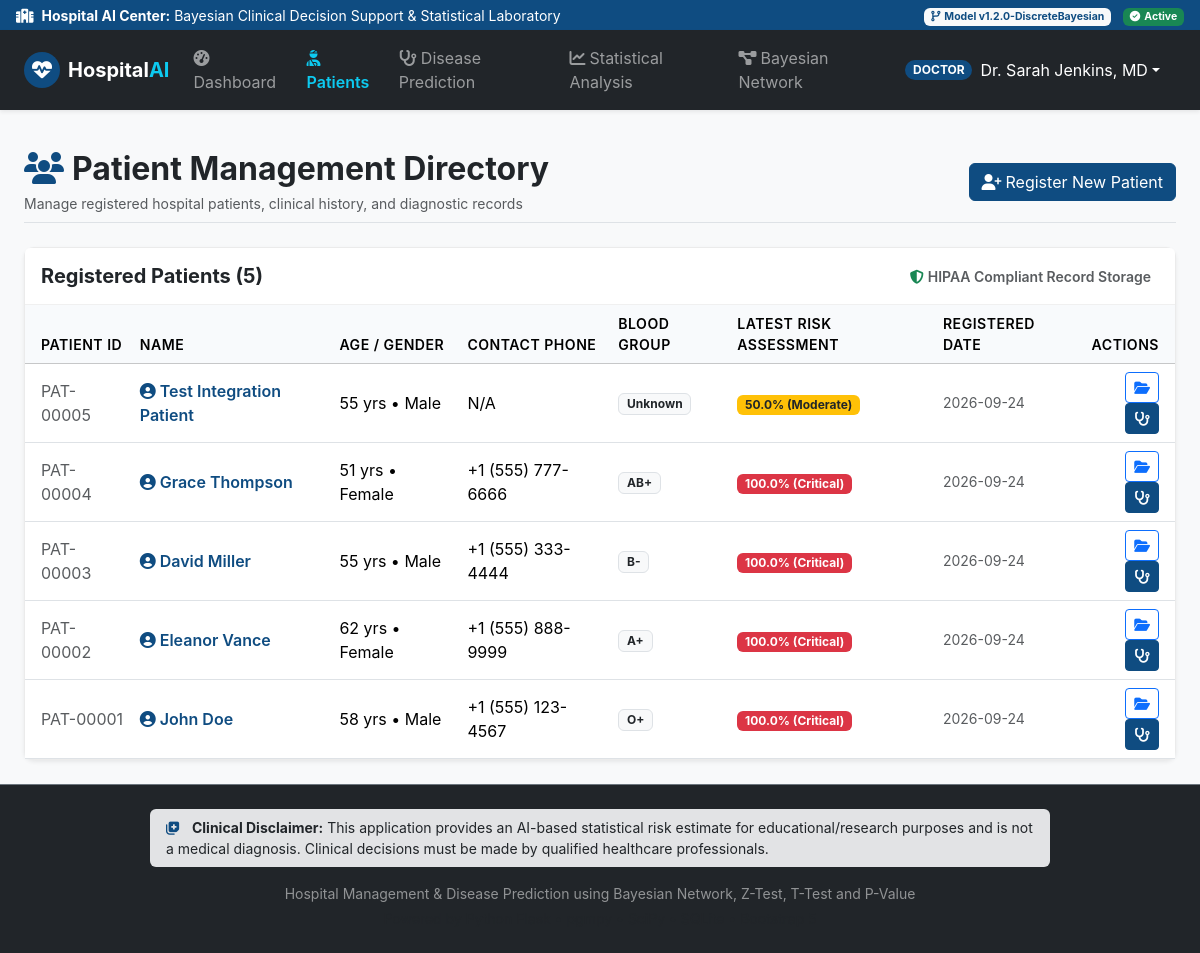
/patients (signed in), run on the app's committed database.
### database/models.py (models this page shows, shortened)
class User(UserMixin, db.Model):
    __tablename__ = 'users'
    id = db.Column(db.Integer, primary_key=True)
    name = db.Column(db.String(120), nullable=False)
    email = db.Column(db.String(120), unique=True, nullable=False, index=True)
    password_hash = db.Column(db.String(256), nullable=False)
    role = db.Column(db.String(20), nullable=False, default='patient')  # 'admin', 'doctor', 'patient'
    phone = db.Column(db.String(30))
    specialty = db.Column(db.String(100), default='General Medicine')
    is_active = db.Column(db.Boolean, default=True)
    created_at = db.Column(db.DateTime, default=datetime.utcnow)
    patient_profile = db.relationship('Patient', foreign_keys='Patient.user_id', backref='user_account', uselist=False)
    assigned_patients = db.relationship('Patient', foreign_keys='Patient.doctor_id', backref='primary_doctor', lazy=True)
    records_created = db.relationship('MedicalRecord', backref='attending_doctor', lazy=True)
    predictions_requested = db.relationship('Prediction', backref='evaluating_doctor', lazy=True)

class Patient(db.Model):
    __tablename__ = 'patients'
    id = db.Column(db.Integer, primary_key=True)
    user_id = db.Column(db.Integer, db.ForeignKey('users.id'), nullable=True)
    doctor_id = db.Column(db.Integer, db.ForeignKey('users.id'), nullable=True)
    name = db.Column(db.String(120), nullable=False)
    age = db.Column(db.Integer, nullable=False)
    gender = db.Column(db.String(20), nullable=False)  # 'Male', 'Female', 'Other'
    phone = db.Column(db.String(30))
    email = db.Column(db.String(120))
    address = db.Column(db.Text)
    emergency_contact = db.Column(db.String(100))
    blood_group = db.Column(db.String(10), default='Unknown')
    created_at = db.Column(db.DateTime, default=datetime.utcnow)
    medical_records = db.relationship('MedicalRecord', backref='patient', cascade='all, delete-orphan', order_by='desc(MedicalRecord.created_at)')
    predictions = db.relationship('Prediction', backref='patient', cascade='all, delete-orphan', order_by='desc(Prediction.prediction_date)')
    @property
    def latest_prediction(self):
        return self.predictions[0] if self.predictions else None

class Prediction(db.Model):
    __tablename__ = 'predictions'
    id = db.Column(db.Integer, primary_key=True)
    patient_id = db.Column(db.Integer, db.ForeignKey('patients.id'), nullable=False)
    doctor_id = db.Column(db.Integer, db.ForeignKey('users.id'), nullable=True)
    medical_record_id = db.Column(db.Integer, db.ForeignKey('medical_records.id'), nullable=True)
    disease_probability = db.Column(db.Float, nullable=False)      # e.g. 78.0 (%)
    no_disease_probability = db.Column(db.Float, nullable=False)   # e.g. 22.0 (%)
    risk_level = db.Column(db.String(30), nullable=False)          # 'Low', 'Moderate', 'High', 'Critical'
    important_features = db.Column(db.Text)                        # JSON serialized string
    model_version = db.Column(db.String(50), default='v1.2.0-DiscreteBayesian')
    prediction_date = db.Column(db.DateTime, default=datetime.utcnow)

### app.py (the view)
@app.route('/patients')
@login_required
def patients():
    if current_user.role == 'patient':
        patient = Patient.query.filter_by(user_id=current_user.id).first()
        if patient:
            return redirect(url_for('patient_detail', patient_id=patient.id))
        abort(403)
    patient_list = Patient.query.order_by(Patient.created_at.desc()).all()
    return render_template('patients.html', patients=patient_list)

### app.py (called while the page is built)
@login_manager.user_loader
def load_user(user_id):
    return db.session.get(User, int(user_id))

### templates/patients.html (shortened to what this page needs)
{% extends "base.html" %}
{% block content %}
<div class="container-fluid px-lg-4">
    <div class="d-flex flex-wrap justify-content-between align-items-center mb-4 pb-2 border-bottom">
        <div>
            <h2 class="fw-bold text-dark mb-1">
                <i class="fa-solid fa-users text-primary me-2"></i>Patient Management Directory
            </h2>
            <p class="text-muted small mb-0">Manage registered hospital patients, clinical history, and diagnostic records</p>
        </div>
        <div class="mt-3 mt-md-0">
            <button class="btn btn-primary" data-bs-toggle="modal" data-bs-target="#registerPatientModal">
                <i class="fa-solid fa-user-plus me-1"></i>Register New Patient
            </button>
        </div>
    </div>
    <div class="card shadow-sm">
        <div class="card-header bg-white py-3">
            <div class="row g-2 align-items-center">
                <div class="col-md-4">
                    <h5 class="mb-0 fw-bold text-dark">Registered Patients ({{ patients|length }})</h5>
                </div>
                <div class="col-md-8 text-md-end">
                    <span class="small text-muted me-2"><i class="fa-solid fa-shield-halved text-success me-1"></i>HIPAA Compliant Record Storage</span>
                </div>
            </div>
        </div>
        <div class="table-responsive">
            <table class="table table-hover align-middle mb-0">
                <thead class="table-light">
                    <tr>
                        <th class="ps-3">Patient ID</th>
                        <th>Name</th>
                        <th>Age / Gender</th>
                        <th>Contact Phone</th>
                        <th>Blood Group</th>
                        <th>Latest Risk Assessment</th>
                        <th>Registered Date</th>
                        <th class="text-end pe-3">Actions</th>
                    </tr>
                </thead>
                <tbody>
                    {% if patients %}
                        {% for pt in patients %}
                            <tr>
                                <td class="ps-3 fw-mono text-muted">PAT-{{ "%05d"|format(pt.id) }}</td>
                                <td class="fw-semibold">
                                    <a href="{{ url_for('patient_detail', patient_id=pt.id) }}" class="text-decoration-none text-primary">
                                        <i class="fa-solid fa-user-circle me-1"></i>{{ pt.name }}
                                    </a>
                                </td>
                                <td>{{ pt.age }} yrs &bull; {{ pt.gender }}</td>
                                <td>{{ pt.phone or 'N/A' }}</td>
                                <td><span class="badge bg-light text-dark border">{{ pt.blood_group }}</span></td>
                                <td>
                                    {% if pt.latest_prediction %}
                                        <span class="badge {% if pt.latest_prediction.disease_probability >= 70 %}bg-danger{% elif pt.latest_prediction.disease_probability >= 40 %}bg-warning text-dark{% else %}bg-success{% endif %}">
                                            {{ pt.latest_prediction.disease_probability }}% ({{ pt.latest_prediction.risk_level }})
                                        </span>
                                    {% else %}
                                        <span class="badge bg-secondary">No Tests Yet</span>
                                    {% endif %}
                                </td>
                                <td class="small text-muted">{{ pt.created_at.strftime('%Y-%m-%d') }}</td>
                                <td class="text-end pe-3">
                                    <a href="{{ url_for('patient_detail', patient_id=pt.id) }}" class="btn btn-sm btn-outline-primary" title="View Patient Details">
                                        <i class="fa-solid fa-folder-open"></i>
                                    </a>
                                    <a href="{{ url_for('predict', patient_id=pt.id) }}" class="btn btn-sm btn-primary" title="Run Disease Risk Prediction">
                                        <i class="fa-solid fa-stethoscope"></i>
                                    </a>
                                </td>
                            </tr>
                        {% endfor %}
                    {% endif %}
                </tbody>
            </table>
        </div>
    </div>
</div>
{% endblock %}

### templates/base.html (shortened to what this page needs)
<!DOCTYPE html>
<html lang="en">
<head>
    <link href="https://cdn.jsdelivr.net/npm/bootstrap@5.3.3/dist/css/bootstrap.min.css" rel="stylesheet">
    <link href="https://cdnjs.cloudflare.com/ajax/libs/font-awesome/6.5.1/css/all.min.css" rel="stylesheet">
    <link href="{{ url_for('static', filename='css/custom.css') }}" rel="stylesheet">
</head>
<body class="bg-light d-flex flex-column min-vh-100">
    <div class="bg-primary text-white py-1 px-3 small d-flex justify-content-between align-items-center">
        <div>
            <i class="fa-solid fa-hospital me-2"></i><strong>Hospital AI Center:</strong> Bayesian Clinical Decision Support & Statistical Laboratory
        </div>
        <div class="d-none d-md-block">
            <span class="badge bg-light text-primary me-2"><i class="fa-solid fa-code-branch me-1"></i>Model {{ config.MODEL_VERSION if config else 'v1.2.0' }}</span>
            <span class="badge bg-success"><i class="fa-solid fa-circle-check me-1"></i>Active</span>
        </div>
    </div>
    <nav class="navbar navbar-expand-lg navbar-dark bg-dark shadow-sm sticky-top">
        <div class="container-fluid px-lg-4">
            <a class="navbar-brand fw-bold d-flex align-items-center" href="{{ url_for('dashboard') }}">
                <span class="p-2 bg-primary rounded-circle me-2 text-white d-inline-flex align-items-center justify-content-center" style="width:36px; height:36px;">
                    <i class="fa-solid fa-heart-pulse"></i>
                </span>
                <span>Hospital<span class="text-info">AI</span></span>
            </a>
            <div class="collapse navbar-collapse" id="navbarContent">
                <ul class="navbar-nav me-auto mb-2 mb-lg-0">
                    {% if current_user.is_authenticated %}
                        <li class="nav-item">
                            <a class="nav-link {% if request.endpoint == 'dashboard' %}active text-info fw-semibold{% endif %}" href="{{ url_for('dashboard') }}">
                                <i class="fa-solid fa-gauge-high me-1"></i>Dashboard
                            </a>
                        </li>
                        {% if current_user.role in ['admin', 'doctor'] %}
                            <li class="nav-item">
                                <a class="nav-link {% if request.endpoint == 'patients' or request.endpoint == 'patient_detail' %}active text-info fw-semibold{% endif %}" href="{{ url_for('patients') }}">
                                    <i class="fa-solid fa-user-injured me-1"></i>Patients
                                </a>
                            </li>
                            <li class="nav-item">
                                <a class="nav-link {% if request.endpoint == 'predict' %}active text-info fw-semibold{% endif %}" href="{{ url_for('predict') }}">
                                    <i class="fa-solid fa-stethoscope me-1"></i>Disease Prediction
                                </a>
                            </li>
                        {% endif %}
                        <li class="nav-item">
                            <a class="nav-link {% if request.endpoint == 'statistics_page' %}active text-info fw-semibold{% endif %}" href="{{ url_for('statistics_page') }}">
                                <i class="fa-solid fa-chart-line me-1"></i>Statistical Analysis
                            </a>
                        </li>
                        <li class="nav-item">
                            <a class="nav-link {% if request.endpoint == 'bayesian_network_page' %}active text-info fw-semibold{% endif %}" href="{{ url_for('bayesian_network_page') }}">
                                <i class="fa-solid fa-diagram-project me-1"></i>Bayesian Network
                            </a>
                        </li>
                    {% endif %}
                </ul>
                <ul class="navbar-nav ms-auto align-items-center">
                    {% if current_user.is_authenticated %}
                        <li class="nav-item dropdown me-2">
                            <a class="nav-link dropdown-toggle text-white d-flex align-items-center" href="#" role="button" data-bs-toggle="dropdown">
                                <span class="badge rounded-pill me-2 {% if current_user.role == 'admin' %}bg-danger{% elif current_user.role == 'doctor' %}bg-primary{% else %}bg-success{% endif %}">
                                    {{ current_user.role.upper() }}
                                </span>
                                <span>{{ current_user.name }}</span>
                            </a>
                        </li>
                    {% endif %}
                </ul>
            </div>
        </div>
    </nav>
    <main class="flex-grow-1 py-4">
        {% block content %}{% endblock %}
    </main>
    <footer class="bg-dark text-white-50 py-4 mt-auto border-top border-secondary">
        <div class="container text-center">
            <div class="alert alert-secondary text-dark border-0 small py-2 px-3 mb-3 d-inline-block text-start" style="max-width: 900px;">
                <i class="fa-solid fa-notes-medical text-primary me-2"></i>
                <strong>Clinical Disclaimer:</strong> This application provides an AI-based statistical risk estimate for educational/research purposes and is not a medical diagnosis. Clinical decisions must be made by qualified healthcare professionals.
            </div>
            <p class="mb-1 small">
                Hospital Management & Disease Prediction using Bayesian Network, Z-Test, T-Test and P-Value
            </p>
            <p class="small text-muted mb-0">
            </p>
        </div>
    </footer>
</body>
</html>

### static/css/custom.css (style rules this page uses)
:root { --primary-blue: #0f4c81; --medical-teal: #00a896; --warning-orange: #fd7e14; --danger-crimson: #dc3545; --card-shadow: 0 4px 12px rgba(15, 76, 129, 0.08); }
body { font-family: -apple-system, BlinkMacSystemFont, "Segoe UI", Roboto, "Helvetica Neue", Arial, sans-serif; color: #2c3e50; background-color: #f4f7f9; }
.card { border-radius: 10px; border: 1px solid rgba(0, 0, 0, 0.08); box-shadow: var(--card-shadow); transition: transform 0.15s ease, box-shadow 0.15s ease; }
.card-header { background-color: #ffffff; border-bottom: 1px solid rgba(0, 0, 0, 0.06); font-weight: 600; }
.btn-primary { background-color: var(--primary-blue); border-color: var(--primary-blue); }
.bg-primary { background-color: var(--primary-blue) !important; }
.text-primary { color: var(--primary-blue) !important; }
.table th { font-weight: 600; font-size: 0.88rem; text-transform: uppercase; letter-spacing: 0.5px; background-color: #f8fafc; }

### data on the page
User: role "DOCTOR", name "Dr. Sarah Jenkins, MD"
Patient: id "00005", name "Test Integration Patient", age "55", gender "Male", phone "N/A", blood_group "Unknown", latest_prediction.disease_probability "50.0", latest_prediction.risk_level "Moderate", created_at "2026-09-24"
Patient: id "00004", name "Grace Thompson", age "51", gender "Female", phone "+1 (555) 777-6666", blood_group "AB+", latest_prediction.disease_probability "100.0", latest_prediction.risk_level "Critical", created_at "2026-09-24"
Patient: id "00003", name "David Miller", age "55", gender "Male", phone "+1 (555) 333-4444", blood_group "B-", latest_prediction.disease_probability "100.0", latest_prediction.risk_level "Critical", created_at "2026-09-24"
Patient: id "00002", name "Eleanor Vance", age "62", gender "Female", phone "+1 (555) 888-9999", blood_group "A+", latest_prediction.disease_probability "100.0", latest_prediction.risk_level "Critical", created_at "2026-09-24"
Patient: id "00001", name "John Doe", age "58", gender "Male", phone "+1 (555) 123-4567", blood_group "O+", latest_prediction.disease_probability "100.0", latest_prediction.risk_level "Critical", created_at "2026-09-24"

### other printed values
{{ config.MODEL_VERSION if config else 'v1.2.0' }} "v1.2.0-DiscreteBayesian"
{{ patients|length }} "5"
